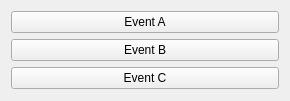
<?xml version="1.0" encoding="UTF-8"?>
<ui version="4.0">
 <class>ThreadDemo</class>
 <widget class="QMainWindow" name="ThreadDemo">
  <property name="geometry">
   <rect>
    <x>0</x>
    <y>0</y>
    <width>290</width>
    <height>101</height>
   </rect>
  </property>
  <property name="windowTitle">
   <string>QtThreadDemo</string>
  </property>
  <widget class="QWidget" name="centralWidget">
   <layout class="QVBoxLayout" name="verticalLayout_2">
    <item>
     <layout class="QVBoxLayout" name="verticalLayout">
      <item>
       <widget class="QPushButton" name="pushButton_1">
        <property name="text">
         <string>Event A</string>
        </property>
       </widget>
      </item>
      <item>
       <widget class="QPushButton" name="pushButton_2">
        <property name="text">
         <string>Event B</string>
        </property>
       </widget>
      </item>
      <item>
       <widget class="QPushButton" name="pushButton_3">
        <property name="text">
         <string>Event C</string>
        </property>
       </widget>
      </item>
     </layout>
    </item>
   </layout>
  </widget>
 </widget>
 <layoutdefault spacing="6" margin="11"/>
 <resources>
  <include location="ThreadForm.qrc"/>
 </resources>
 <connections/>
</ui>
